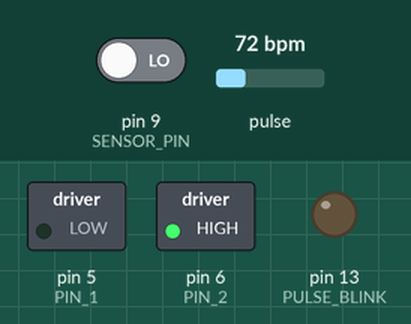
A sketch run on a simulated Arduino Uno, built with avr-gcc and run on an emulated ATmega328P. Shown: switched loads named in the sketch (green lamp = pin HIGH), output pins drawn as LEDs (lit = HIGH). Inputs (shaded band) come from the test bench; at power-on: pin 9 (SENSOR_PIN) LOW, pulse 72 bpm.

Above: at 0.1 s.
Timing chart, 0 to 1.6 s (numbered marks = the images above):
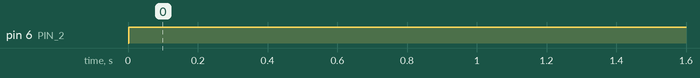

Measured:
- by itself, pin 6 (PIN_2): LOW → HIGH at 0.00 s

The sketch:

Bibo.ino
```cpp
#include "Statemachine.h"
#include "IRSensor.h"
#include "MotorDriver.h"

#define USE_ARDUINO_INTERRUPTS false
#include <PulseSensorPlayground.h>

const int PIN_1 = 5;
const int PIN_2 = 6;
const int SENSOR_PIN = 9;
const int DIRECTION_PIN = A1;

// Pulse Sensor Setup
const int OUTPUT_TYPE = SERIAL_PLOTTER;
const int PULSE_INPUT = A2;
const int PULSE_BLINK = 13;
const int PULSE_FADE = 5;
const int THRESHOLD = 550;
const int BPM_THRESHOLD = 100;
const int TOTAL_TURNS = 2600;

byte samplesUntilReport;
const byte SAMPLES_PER_SERIAL_SAMPLE = 10;

PulseSensorPlayground pulseSensor;
IRSensor ir(SENSOR_PIN);
MotorDriver motor(PIN_1, PIN_2);

bool motorActive = true;
bool motorIsIn = false;

void motorIn() {
  motorIsIn = true;
  motor.CCW();
  ir.waitForTicks(TOTAL_TURNS);
  motor.Stop();
}

void motorOut() {
  motorIsIn = false;
  motor.CW();
  ir.waitForTicks(TOTAL_TURNS);
  motor.Stop();
}

void setup() {
  Serial.begin(115200);

  pulseSensor.analogInput(PULSE_INPUT);
  pulseSensor.blinkOnPulse(PULSE_BLINK);
  pulseSensor.fadeOnPulse(PULSE_FADE);

  pulseSensor.setSerial(Serial);
  pulseSensor.setOutputType(OUTPUT_TYPE);
  pulseSensor.setThreshold(THRESHOLD);

  if (!pulseSensor.begin()) {
    // Init failed. We should probably comment this out
    for(;;) {
      // Flash the led to show things didn't work.
      digitalWrite(PULSE_BLINK, LOW);
      delay(50);
      digitalWrite(PULSE_BLINK, HIGH);
      delay(50);
    }
  }
}

void loop() {
  if (pulseSensor.sawNewSample()) {
    if (--samplesUntilReport == (byte) 0) {
      samplesUntilReport = SAMPLES_PER_SERIAL_SAMPLE;

      pulseSensor.outputSample();

      /*
         At about the beginning of every heartbeat,
         report the heart rate and inter-beat-interval.
      */
      if (pulseSensor.sawStartOfBeat()) {
        pulseSensor.outputBeat();
      }
    }

    int bpm = pulseSensor.getBeatsPerMinute(0);
    if (bpm > BPM_THRESHOLD) {
      if (motorIsIn) {
        motorOut();
      }
    } else {
      if (!motorIsIn) {
        motorIn();
      }
    }
  }
}
```

IRSensor.cpp
```cpp
#include "Arduino.h"
#include "IRSensor.h"

IRSensor::IRSensor(int sensorPin) {
  this->sensorPin = sensorPin;
  this->numWindows = 20;
  pinMode(this->sensorPin, INPUT);
}

IRSensor::IRSensor(int sensorPin, int numWindows) {
  this->sensorPin = sensorPin;
  this->numWindows = numWindows;
  pinMode(this->sensorPin, INPUT);
}

void IRSensor::waitForTurns(float numTurns) {
  int tickCount = 0;
  while(tickCount < (numTurns * numWindows * 2)) {
    counter.input(digitalRead(sensorPin));
    if (counter.changed()) {
      tickCount++;
    }
    delay(1 / sampleRate * 1000);
  }
}

void IRSensor::waitForTicks(float numTicks) {
  int tickCount = 0;
  while(tickCount < numTicks) {
    counter.input(digitalRead(sensorPin));
    if (counter.changed()) {
      tickCount++;
    }
    delay(1 / sampleRate * 1000);
  }
}

void IRSensor::sample() {
  counter.input(digitalRead(sensorPin));
  if (counter.changed()) {
    this->tickCount++;
  }
  if (tickCount >= numWindows * 2) {
    turnCount++;
  }
}

int IRSensor::getTurnCount() {
  return this->turnCount;
}

int IRSensor::getTickCount() {
  return this->tickCount;
}
```

IRSensor.h
```cpp
#ifndef __IRSENSOR_H__
#define __IRSENSOR_H__
#include "Statemachine.h"

class IRSensor {
public:
  IRSensor(int sensorPin);
  IRSensor(int sensorPin, int numWindows);
  void waitForTurns(float numTurns);
  void waitForTicks(float numTicks);
  int getTurnCount();
  int getTickCount();
  void sample();
private:
  int numWindows;
  Statemachine counter;
  int turnCount = 0;
  int tickCount = 0;
  int sensorPin;
  int sampleRate = 100;
};
#endif
```

Statemachine.cpp
```cpp
#include "Statemachine.h"

void Statemachine::input(int val) {
  if (oldVal != val) {
    stateChanged = true;
  }
  oldVal = val;
}

bool Statemachine::changed() {
  if (stateChanged) {
    stateChanged = false;
    return true;
  }
  return false;
}
```

Statemachine.h
```cpp
#ifndef __STATEMACHINE_H__
#define __STATEMACHINE_H__
class Statemachine {
public:
  void input(int val);
  bool changed();
private:
  int oldVal;
  bool stateChanged;
};
#endif
```

MotorDriver.cpp
```cpp
#include "Arduino.h"
#include "MotorDriver.h"

MotorDriver::MotorDriver(int pin1, int pin2) {
  this->pin1 = pin1;
  this->pin2 = pin2;
  pinMode(this->pin1, OUTPUT);
  pinMode(this->pin2, OUTPUT);
}

void MotorDriver::CW() {
  digitalWrite(this->pin1, HIGH);
  digitalWrite(this->pin2, LOW);
}

void MotorDriver::CCW() {
  digitalWrite(this->pin1, LOW);
  digitalWrite(this->pin2, HIGH);
}

void MotorDriver::Stop() {
  digitalWrite(this->pin1, LOW);
  digitalWrite(this->pin2, LOW);
}

void MotorDriver::Brake() {
  digitalWrite(this->pin1, HIGH);
  digitalWrite(this->pin2, HIGH);
}
```

MotorDriver.h
```cpp
#ifndef __MOTORDRIVER_H__
#define __MOTORDRIVER_H__
class MotorDriver {
public:
  MotorDriver(int pin1, int pin2);
  void CW();
  void CCW();
  void Stop();
  void Brake();
private:
  int pin1;
  int pin2;
};
#endif
```
